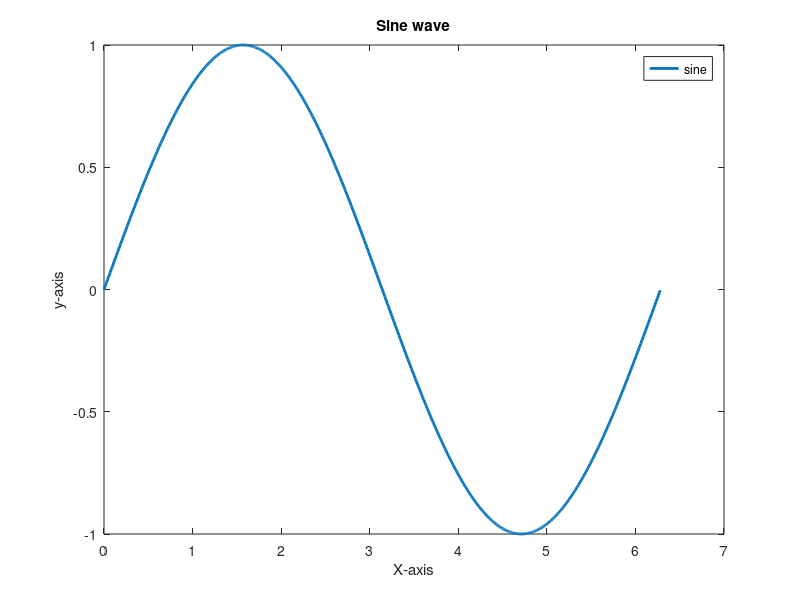

This figure's MATLAB source:
%% Part 1 Cell Array
age=22;
MyCellArray={'ahmed',[1 2 3],age};
disp(MyCellArray(1));
disp(MyCellArray(2));
disp(MyCellArray(3));

fprintf('\n**********************************************************************\n');

%% Part 2 Structure
ID.name = 'ahmed';
ID.age = 22;
ID.city = 'october city';
disp(ID.name);
disp(ID.age);
disp(ID.city);

fprintf('\n**********************************************************************\n');

%% Part 3 Character Data
str1  = 'Hello, ';
str2 = 'I am Ahmed' ;
disp([str1, str2]);

fprintf('\n**********************************************************************\n');

%% Part 4 If statement
num=input('enter number: ');
if mod(num,2)==0
    disp('number is even');
else
    disp('number is odd');
end

fprintf('\n**********************************************************************\n');

%% Part 5 For loop
for i=1:10
    fprintf('number = %d\n',i);
end

fprintf('\n**********************************************************************\n');

%% Part 6 Plot
x = 0:0.01:2*pi;
y = sin(x);
plot(x,y,'LineWidth',2);
xlabel('X-axis');
ylabel('y-axis');
title('Sine wave');
legend('sine');

fprintf('\n**********************************************************************\n');